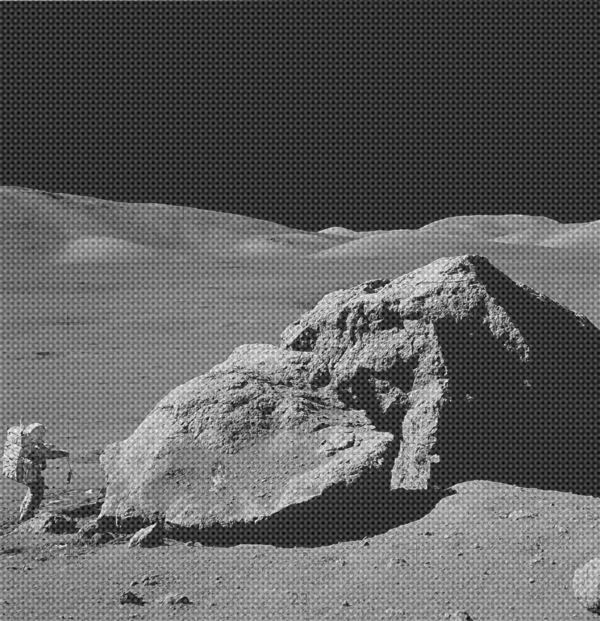
#> input picture 20231120/work/s2-5.png, 600 x 621 px, found by its file name
$ python code.py
#> lines starting #> are read from the running program, lines starting #| are printed output that depends on the picture
import cv2
import numpy as np
from matplotlib import pyplot as plt

input_image = cv2.imread('C:\\Users\\b0107\\python\\20231120\\work\\s2-5.png', cv2.IMREAD_GRAYSCALE)
#> input_image is the input picture: shape (621, 600); min 0, max 255, mean 94.4

f = np.fft.fft2(input_image)
fshift = np.fft.fftshift(f)
magnitude_spectrum = 20 * np.log(np.abs(fshift))
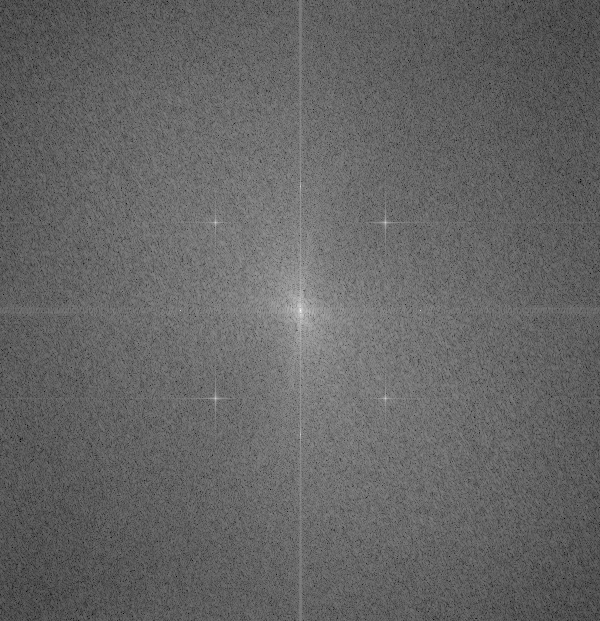
#> magnitude_spectrum: shape (621, 600) float64; min 46.98, max 347.5, mean 166.5; drawn with min black and max white

plt.subplot(221), plt.imshow(input_image, cmap='gray')
plt.title('Input Image'), plt.xticks([]), plt.yticks([])

plt.subplot(222), plt.imshow(magnitude_spectrum, cmap='gray')
plt.title('Fourier Transform'), plt.xticks([]), plt.yticks([])


rows, cols = input_image.shape
#> rows = 621; cols = 600
crow, ccol = rows // 2, cols // 2
#> crow = 310; ccol = 300

mask = np.ones((rows, cols), np.uint8)
r = 30
center = [crow, ccol]
#> center = [310, 300]
x, y = np.ogrid[:rows, :cols]
#> x = 621 values from 0 to 620
mask_area = (x - center[0]) ** 2 + (y - center[1]) ** 2 <= r*r
mask[mask_area] = 0

fshift_filtered = fshift * mask
magnitude_spectrum_filtered = 20 * np.log(np.abs(fshift_filtered))
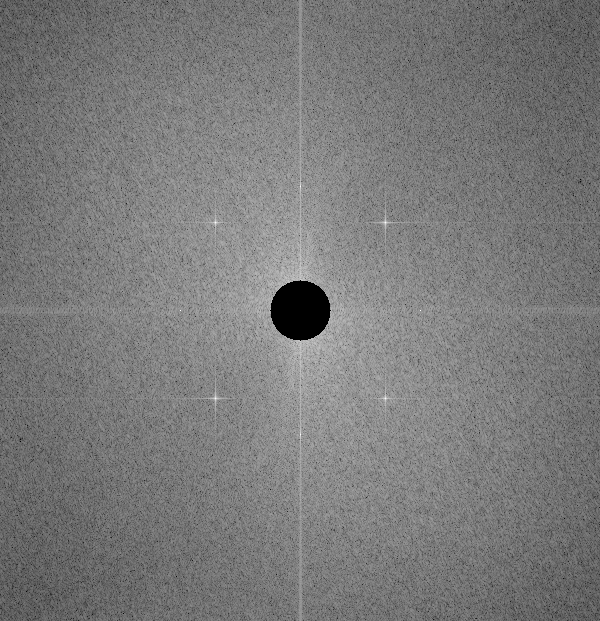
#> magnitude_spectrum_filtered: shape (621, 600) float64; 0.76% of the values are NaN or infinite; the others: min 46.98, max 293.3, mean 166.1; drawn with min black, max white, NaN and infinite black

plt.subplot(223), plt.imshow(magnitude_spectrum, cmap='gray')
plt.title('Fourier Transform'), plt.xticks([]), plt.yticks([])

plt.subplot(224), plt.imshow(magnitude_spectrum_filtered, cmap='gray')
plt.title('Filtered Fourier Transform'), plt.xticks([]), plt.yticks([])


f_filtered = np.fft.ifftshift(fshift_filtered)
img_back = np.fft.ifft2(f_filtered)
img_back = np.abs(img_back)
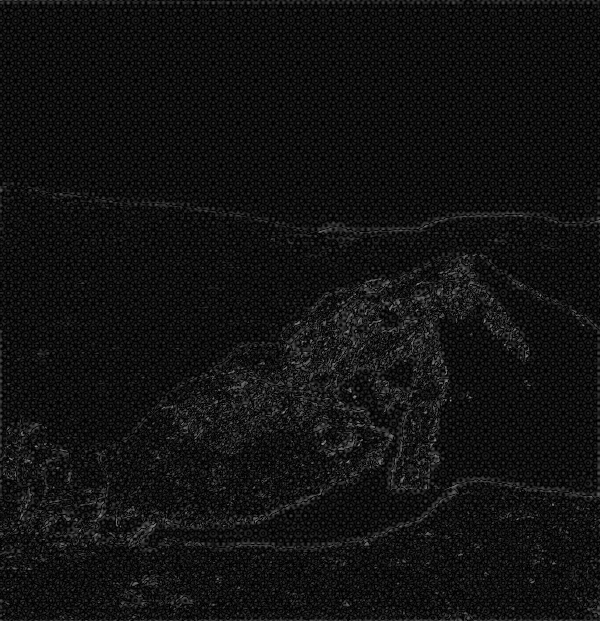
#> img_back: shape (621, 600) float64; min 4.43e-05, max 156.8, mean 18.3

plt.imshow(img_back, cmap='gray')
plt.title('Filtered Image'), plt.xticks([]), plt.yticks([])
plt.show()
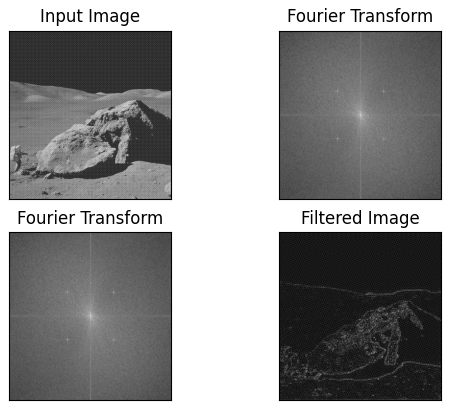
#> figure drawn by matplotlib, 4 panels
cv2.imwrite('filtered_image.png', img_back)
